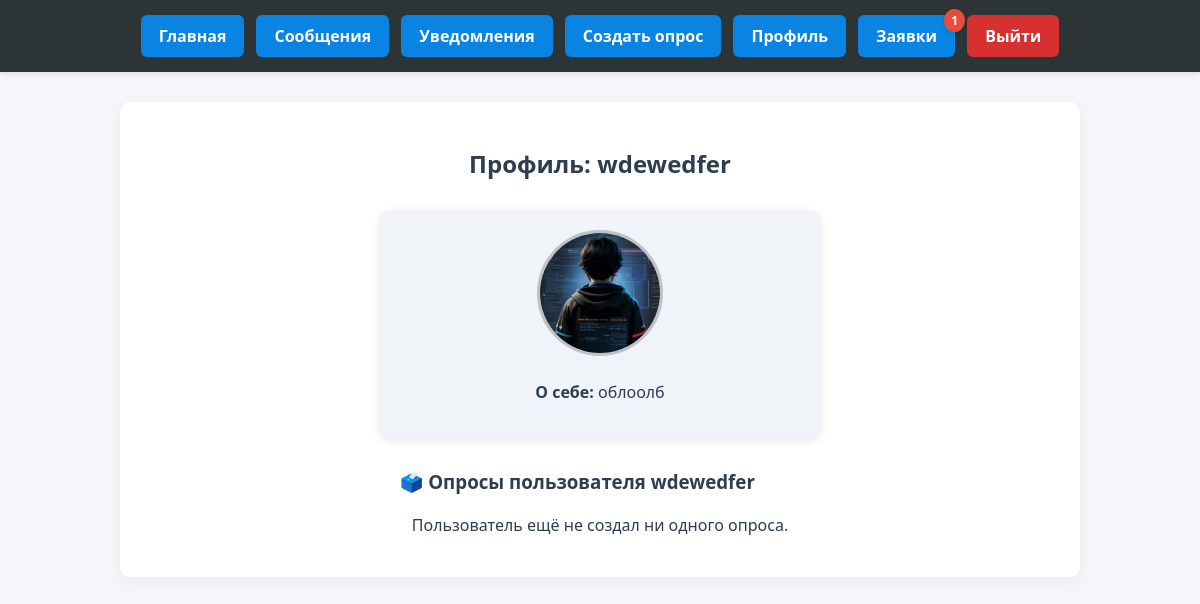
Page /profile/wdewedfer/ (signed in) on the committed database.
### core/models.py (models this page shows, shortened)
class Profile(models.Model):
    user = models.OneToOneField(User, on_delete=models.CASCADE)
    avatar = models.ImageField(upload_to=user_avatar_path, blank=True, null=True)
    about = models.TextField(blank=True, null=True)
    friends = models.ManyToManyField(User, related_name='friends', blank=True)

### core/views.py (the view)
# urls.py: path('profile/<str:username>/', views.user_profile, name='user_profile'),
def user_profile(request, username):
    user_obj = get_object_or_404(User, username=username)
    profile = user_obj.profile
    polls = Poll.objects.filter(author=user_obj).order_by('-created_at')
    incoming_request = None
    outgoing_request = None
    are_friends = False
    if request.user.is_authenticated:
        incoming_request = FriendRequest.objects.filter(from_user=user_obj, to_user=request.user).first()
        outgoing_request = FriendRequest.objects.filter(from_user=request.user, to_user=user_obj).first()
        are_friends = user_obj in request.user.profile.friends.all()
    context = {
        'profile_user': user_obj,
        'profile': profile,
        'user_polls': polls,
        'incoming_request': incoming_request,
        'outgoing_request': outgoing_request,
        'are_friends': are_friends,
    }
    return render(request, 'core/user_profile.html', context)

### core/templatetags/custom_tags.py (called while the page is built)
@register.filter
def unread_messages_count(user):
    if user.is_authenticated:
        return Message.objects.filter(recipient=user, is_read=False).count()
    return 0

### core/templates/core/user_profile.html (shortened to what this page needs)
{% extends "core/base.html" %}
{% load poll_extras friend_extras %}
{% block content %}
<h2 style="text-align: center; margin-bottom: 30px;">
  Профиль: <strong>{{ profile_user.username }}</strong>
</h2>
<div style="max-width: 400px; margin: 0 auto 30px; background: #f0f4f8; padding: 20px; border-radius: 10px; box-shadow: 0 2px 8px rgba(0,0,0,0.1); text-align: center;">
  <div style="margin-bottom: 20px;">
    {% if profile.avatar %}
      <img src="{{ profile.avatar.url }}" alt="Avatar"
           style="width: 120px; height: 120px; object-fit: cover; border-radius: 50%; border: 3px solid #bdc3c7;">
    {% else %}
      <div style="width: 120px; height: 120px; border-radius: 50%; background-color: #bdc3c7;
                  font-size: 48px; color: white; line-height: 120px;">
        {{ profile_user.username|first|upper }}
      </div>
    {% endif %}
  </div>
  <p><strong>О себе:</strong> {{ profile.about|default:"(не указано)" }}</p>
</div>
<h3 style="max-width: 400px; margin: 0 auto 20px;">🗳️ Опросы пользователя {{ profile_user.username }}</h3>
<div style="max-width: 400px; margin: 0 auto;">
  {% if user_polls %}
    {% for poll in user_polls %}
      <div id="poll-{{ poll.id }}" style="background-color: #fff; padding: 20px; border-radius: 10px; margin-bottom: 25px; box-shadow: 0 2px 8px rgba(0,0,0,0.05);">
        <h4>{{ poll.question }}</h4>
        <p style="color: #666; font-size: 0.9em;">Создан: {{ poll.created_at|date:"d.m.Y H:i" }}</p>
        {% if request.user|has_voted:poll %}
          {% with total_votes=poll.choices.all|sum_votes %}
            {% for choice in poll.choices.all %}
              {% with percent=choice.votes|percentage:total_votes %}
                <div style="margin-bottom: 8px;">
                  <strong>{{ choice.choice_text }}</strong>: {{ choice.votes }} голос{{ choice.votes|pluralize }} — {{ percent }}%
                  <div style="background: #ecf0f1; border-radius: 6px; height: 14px;">
                    <div style="background: #3498db; height: 100%; width: {{ percent }}%; border-radius: 6px;"></div>
                  </div>
                </div>
              {% endwith %}
            {% endfor %}
          {% endwith %}
        {% else %}
          <form method="post" action="{% url 'vote' poll.id %}#poll-{{ poll.id }}">
            {% csrf_token %}
            {% for choice in poll.choices.all %}
              <label style="display: block; margin-bottom: 10px;">
                <input type="radio" name="choice" value="{{ choice.id }}" style="margin-right: 8px;">
                {{ choice.choice_text }}
              </label>
            {% endfor %}
            <button type="submit"
                    style="background-color: #3498db; color: white; padding: 8px 15px; border: none; border-radius: 6px; cursor: pointer;">
              Голосовать
            </button>
          </form>
        {% endif %}
        <form method="post" action="{% url 'like_poll' poll.id %}#poll-{{ poll.id }}" style="display: inline;">
          {% csrf_token %}
          <button type="submit"
                  style="background: transparent; border: 1px solid #ccc; padding: 5px 12px; border-radius: 6px; font-size: 0.9em; cursor: pointer; color: {% if request.user in poll.likes.all %}#e74c3c{% else %}#7f8c8d{% endif %};">
            {% if request.user in poll.likes.all %}❤️ Лайкнут{% else %}🤍 Лайк{% endif %}
          </button>
        </form>
        <span style="margin-left: 10px; font-size: 0.9em; color: #555;">
          {{ poll.total_likes }} лайк{{ poll.total_likes|pluralize }}
        </span>
        <button class="toggle-comments-btn" data-poll-id="{{ poll.id }}"
                style="margin-top: 15px; background-color: #2980b9; color: white; border: none; padding: 7px 12px; border-radius: 6px; cursor: pointer;">
          💬 Комментарии ({{ poll.comments.count }})
        </button>
        <div id="comments-{{ poll.id }}" class="comments-block" style="display: none; margin-top: 15px;">
          {% for comment in poll.comments.all %}
            <div style="padding: 10px 15px; background: #f7f7f7; border-radius: 8px; margin-bottom: 12px;">
              <p><strong>{{ comment.user.username }}</strong>: {{ comment.text }}</p>
              <small style="color: #999;">{{ comment.created_at|date:"d.m.Y H:i" }}</small>
            </div>
          {% empty %}
            <p style="color: #aaa;">Комментариев пока нет.</p>
          {% endfor %}
          {% if request.user.is_authenticated %}
            <form method="post" action="{% url 'add_comment' poll.id %}#poll-{{ poll.id }}">
              {% csrf_token %}
              <textarea name="text" rows="2" placeholder="Напишите комментарий..."
                        style="width: 100%; border-radius: 6px; border: 1px solid #ccc; padding: 8px; resize: vertical;"></textarea>
              <button type="submit" style="margin-top: 8px; background-color: #27ae60; color: white; border: none; padding: 8px 16px; border-radius: 6px;">
                Отправить
              </button>
            </form>
          {% else %}
            <p><a href="{% url 'login' %}">Войдите</a>, чтобы оставить комментарий.</p>
          {% endif %}
        </div>
      </div>
    {% endfor %}
  {% else %}
    <p style="text-align: center;">Пользователь ещё не создал ни одного опроса.</p>
  {% endif %}
</div>
{% endblock %}

### core/templates/core/base.html (style rules this page uses)
body { font-family: 'Segoe UI', Tahoma, sans-serif; margin: 0; background-color: #f5f6fa; color: #2c3e50; }

### rows in the picture
Profile: avatar (picture), about "облоолб"

### other values in the picture
{{ req_count }} "1"
{{ profile_user.username }} "wdewedfer"
